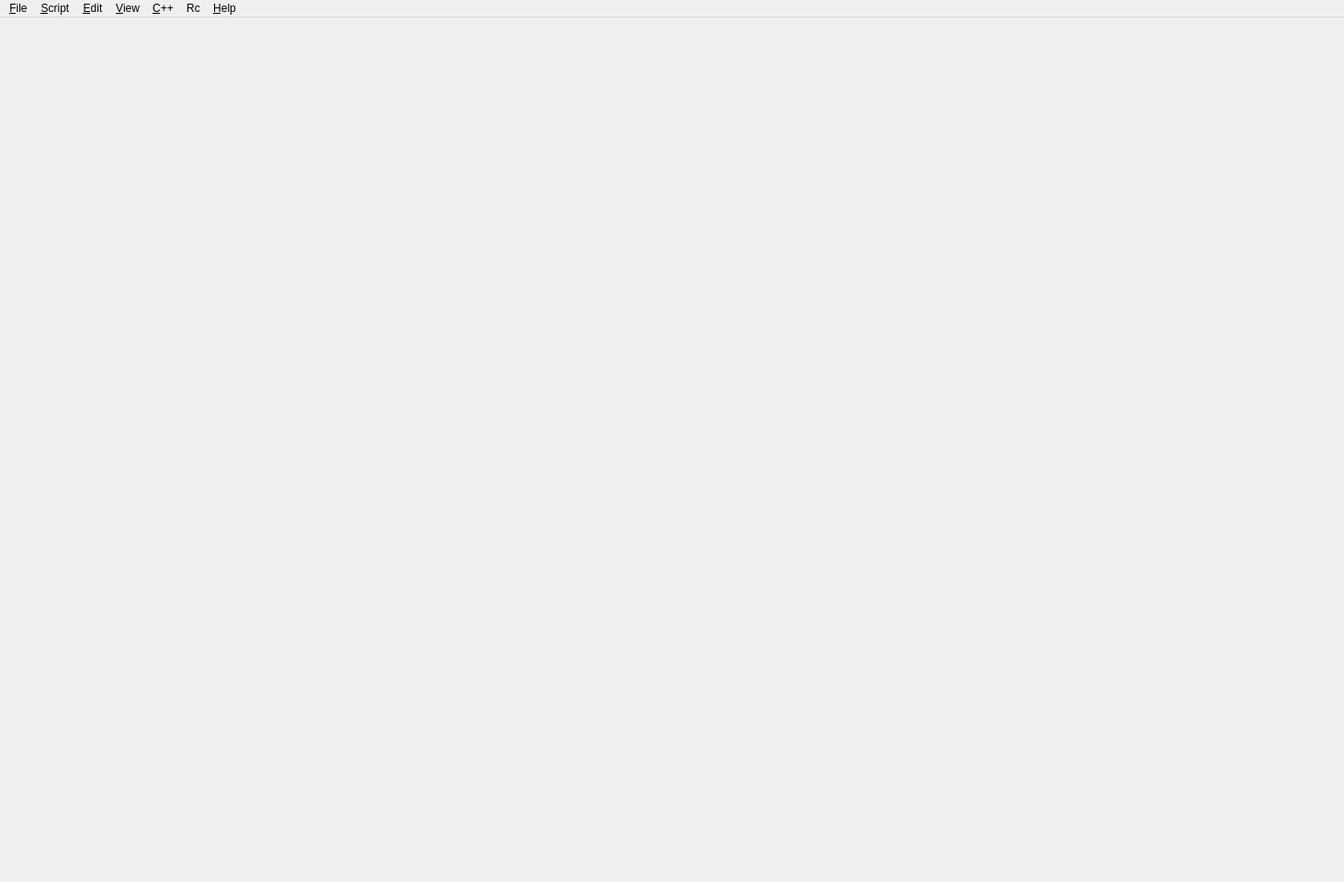
<?xml version="1.0" encoding="UTF-8"?>
<ui version="4.0">
 <class>Gui::MainWindow</class>
 <widget class="QMainWindow" name="Gui::MainWindow">
  <property name="geometry">
   <rect>
    <x>0</x>
    <y>0</y>
    <width>1463</width>
    <height>960</height>
   </rect>
  </property>
  <property name="windowTitle">
   <string>Knut</string>
  </property>
  <widget class="QWidget" name="centralwidget">
   <layout class="QVBoxLayout" name="verticalLayout">
    <property name="spacing">
     <number>0</number>
    </property>
    <property name="leftMargin">
     <number>0</number>
    </property>
    <property name="topMargin">
     <number>0</number>
    </property>
    <property name="rightMargin">
     <number>0</number>
    </property>
    <property name="bottomMargin">
     <number>0</number>
    </property>
    <item>
     <widget class="QTabWidget" name="tabWidget">
      <property name="documentMode">
       <bool>true</bool>
      </property>
     </widget>
    </item>
    <item>
     <widget class="Gui::FindWidget" name="findWidget" native="true"/>
    </item>
    <item>
     <widget class="Gui::APIExecutorWidget" name="apiExecutorWidget" native="true"/>
    </item>
   </layout>
  </widget>
  <widget class="QMenuBar" name="menubar">
   <property name="geometry">
    <rect>
     <x>0</x>
     <y>0</y>
     <width>1463</width>
     <height>24</height>
    </rect>
   </property>
   <widget class="QMenu" name="menu_File">
    <property name="title">
     <string>&amp;File</string>
    </property>
    <addaction name="actionOpen"/>
    <addaction name="actionRecentProjects"/>
    <addaction name="separator"/>
    <addaction name="actionSave"/>
    <addaction name="actionSaveAll"/>
    <addaction name="separator"/>
    <addaction name="actionCloseDocument"/>
    <addaction name="separator"/>
    <addaction name="actionShowPalette"/>
    <addaction name="actionOptions"/>
    <addaction name="separator"/>
    <addaction name="actionQuit"/>
   </widget>
   <widget class="QMenu" name="menu_Rc">
    <property name="title">
     <string>Rc</string>
    </property>
    <addaction name="actionCreateQrc"/>
    <addaction name="actionCreateUi"/>
   </widget>
   <widget class="QMenu" name="menuC">
    <property name="title">
     <string>&amp;C++</string>
    </property>
    <addaction name="actionSwitchHeaderSource"/>
    <addaction name="actionFollowSymbol"/>
    <addaction name="actionSwitchDeclDef"/>
    <addaction name="separator"/>
    <addaction name="actionCommentSelection"/>
    <addaction name="actionToggleSection"/>
    <addaction name="separator"/>
    <addaction name="actionGotoBlockStart"/>
    <addaction name="actionGotoBlockEnd"/>
    <addaction name="actionSelectToBlockStart"/>
    <addaction name="actionSelectToBlockEnd"/>
    <addaction name="separator"/>
    <addaction name="actionSelectBlockUp"/>
    <addaction name="actionDeleteMethod"/>
    <addaction name="actionTreeSitterInspector"/>
   </widget>
   <widget class="QMenu" name="menuEdit">
    <property name="title">
     <string>&amp;Edit</string>
    </property>
    <addaction name="actionUndo"/>
    <addaction name="actionRedo"/>
    <addaction name="separator"/>
    <addaction name="actionSelectAll"/>
    <addaction name="separator"/>
    <addaction name="actionFind"/>
    <addaction name="actionReplace"/>
    <addaction name="actionFindNext"/>
    <addaction name="actionFindPrevious"/>
    <addaction name="separator"/>
    <addaction name="actionToggleMark"/>
    <addaction name="actionGotoMark"/>
    <addaction name="actionSelectToMark"/>
    <addaction name="separator"/>
    <addaction name="actionDeleteLine"/>
   </widget>
   <widget class="QMenu" name="menu_View">
    <property name="title">
     <string>&amp;View</string>
    </property>
    <addaction name="actionCommandPalette"/>
    <addaction name="separator"/>
   </widget>
   <widget class="QMenu" name="menu_Help">
    <property name="title">
     <string>&amp;Help</string>
    </property>
    <addaction name="actionAboutKnut"/>
    <addaction name="actionAboutQt"/>
   </widget>
   <widget class="QMenu" name="menu_Script">
    <property name="title">
     <string>&amp;Script</string>
    </property>
    <addaction name="actionRunScript"/>
    <addaction name="separator"/>
    <addaction name="actionStartRecordingScript"/>
    <addaction name="actionStopRecordingScript"/>
    <addaction name="actionPlayLastScript"/>
    <addaction name="actionExecuteAPI"/>
   </widget>
   <addaction name="menu_File"/>
   <addaction name="menu_Script"/>
   <addaction name="menuEdit"/>
   <addaction name="menu_View"/>
   <addaction name="menuC"/>
   <addaction name="menu_Rc"/>
   <addaction name="menu_Help"/>
  </widget>
  <action name="actionQuit">
   <property name="text">
    <string>&amp;Quit</string>
   </property>
   <property name="shortcut">
    <string>Ctrl+Q</string>
   </property>
  </action>
  <action name="actionOpen">
   <property name="text">
    <string>&amp;Open Project...</string>
   </property>
   <property name="shortcut">
    <string>Ctrl+O</string>
   </property>
  </action>
  <action name="actionRecentProjects">
   <property name="text">
    <string>Recent &amp;Projects</string>
   </property>
  </action>
  <action name="actionCreateQrc">
   <property name="text">
    <string>Create Qrc...</string>
   </property>
  </action>
  <action name="actionCreateUi">
   <property name="text">
    <string>Create Ui...</string>
   </property>
  </action>
  <action name="actionRunScript">
   <property name="text">
    <string>&amp;Run Script...</string>
   </property>
   <property name="shortcut">
    <string>Ctrl+R</string>
   </property>
  </action>
  <action name="actionOptions">
   <property name="text">
    <string>Options...</string>
   </property>
   <property name="shortcut">
    <string>Ctrl+,</string>
   </property>
  </action>
  <action name="actionSave">
   <property name="text">
    <string>Save</string>
   </property>
   <property name="shortcut">
    <string>Ctrl+S</string>
   </property>
  </action>
  <action name="actionSaveAll">
   <property name="text">
    <string>Save All</string>
   </property>
  </action>
  <action name="actionShowPalette">
   <property name="text">
    <string>Show Palette...</string>
   </property>
   <property name="shortcut">
    <string>Ctrl+P</string>
   </property>
  </action>
  <action name="actionCloseDocument">
   <property name="text">
    <string>Close Document</string>
   </property>
   <property name="shortcut">
    <string>Ctrl+W</string>
   </property>
  </action>
  <action name="actionSwitchHeaderSource">
   <property name="text">
    <string>Switch Header/Source</string>
   </property>
   <property name="shortcut">
    <string>F4</string>
   </property>
  </action>
  <action name="actionFollowSymbol">
   <property name="text">
    <string>Follow Symbol</string>
   </property>
   <property name="shortcut">
    <string>F2</string>
   </property>
  </action>
  <action name="actionSwitchDeclDef">
   <property name="text">
    <string>Switch Function Declaration/Definition</string>
   </property>
   <property name="shortcut">
    <string>Shift+F2</string>
   </property>
  </action>
  <action name="actionFind">
   <property name="text">
    <string>Find...</string>
   </property>
   <property name="shortcut">
    <string>Ctrl+F</string>
   </property>
  </action>
  <action name="actionReplace">
   <property name="text">
    <string>Replace...</string>
   </property>
   <property name="shortcut">
    <string>Ctrl+H</string>
   </property>
  </action>
  <action name="actionReturnToEditor">
   <property name="text">
    <string>Return to Editor</string>
   </property>
   <property name="shortcut">
    <string>Esc</string>
   </property>
  </action>
  <action name="actionFindNext">
   <property name="text">
    <string>Find Next</string>
   </property>
   <property name="shortcut">
    <string>F3</string>
   </property>
  </action>
  <action name="actionFindPrevious">
   <property name="text">
    <string>Find Previous</string>
   </property>
   <property name="shortcut">
    <string>Shift+F3</string>
   </property>
  </action>
  <action name="actionGotoBlockStart">
   <property name="text">
    <string>Go to Block Start</string>
   </property>
   <property name="shortcut">
    <string>Ctrl+[</string>
   </property>
  </action>
  <action name="actionGotoBlockEnd">
   <property name="text">
    <string>Go to Block End</string>
   </property>
   <property name="shortcut">
    <string>Ctrl+]</string>
   </property>
  </action>
  <action name="actionCommentSelection">
   <property name="text">
    <string>Comment Selection</string>
   </property>
   <property name="shortcut">
    <string>Ctrl+/</string>
   </property>
  </action>
  <action name="actionSelectToBlockStart">
   <property name="text">
    <string>Select to Block Start</string>
   </property>
   <property name="shortcut">
    <string>Ctrl+Shift+[</string>
   </property>
  </action>
  <action name="actionSelectToBlockEnd">
   <property name="text">
    <string>Select to Block End</string>
   </property>
   <property name="shortcut">
    <string>Ctrl+Shift+]</string>
   </property>
  </action>
  <action name="actionToggleMark">
   <property name="text">
    <string>Toggle Mark</string>
   </property>
   <property name="shortcut">
    <string>Ctrl+M</string>
   </property>
  </action>
  <action name="actionGotoMark">
   <property name="text">
    <string>Go to Mark</string>
   </property>
   <property name="shortcut">
    <string>Ctrl+Up</string>
   </property>
  </action>
  <action name="actionSelectToMark">
   <property name="text">
    <string>Select to Mark</string>
   </property>
   <property name="shortcut">
    <string>Ctrl+Down</string>
   </property>
  </action>
  <action name="actionAboutKnut">
   <property name="text">
    <string>About Knut</string>
   </property>
  </action>
  <action name="actionAboutQt">
   <property name="text">
    <string>About Qt</string>
   </property>
  </action>
  <action name="actionStartRecordingScript">
   <property name="text">
    <string>Record Script</string>
   </property>
   <property name="toolTip">
    <string>Start Recording Script</string>
   </property>
   <property name="shortcut">
    <string>Alt+[</string>
   </property>
  </action>
  <action name="actionStopRecordingScript">
   <property name="text">
    <string>Stop Recording Script</string>
   </property>
   <property name="shortcut">
    <string>Alt+]</string>
   </property>
  </action>
  <action name="actionPlayLastScript">
   <property name="text">
    <string>Play Last Script</string>
   </property>
   <property name="shortcut">
    <string>Alt+R</string>
   </property>
  </action>
  <action name="actionToggleSection">
   <property name="text">
    <string>Toggle Section</string>
   </property>
   <property name="shortcut">
    <string>Ctrl+Shift+/</string>
   </property>
  </action>
  <action name="actionSelectAll">
   <property name="text">
    <string>Select &amp;All</string>
   </property>
   <property name="shortcut">
    <string>Ctrl+A</string>
   </property>
  </action>
  <action name="actionDeleteLine">
   <property name="text">
    <string>Delete Line</string>
   </property>
   <property name="shortcut">
    <string>Ctrl+Shift+Backspace</string>
   </property>
  </action>
  <action name="actionUndo">
   <property name="text">
    <string>Undo</string>
   </property>
  </action>
  <action name="actionRedo">
   <property name="text">
    <string>Redo</string>
   </property>
  </action>
  <action name="actionCommandPalette">
   <property name="text">
    <string>Command Palette...</string>
   </property>
   <property name="shortcut">
    <string>Ctrl+Shift+P</string>
   </property>
  </action>
  <action name="actionDeleteMethod">
   <property name="text">
    <string>Delete Method</string>
   </property>
  </action>
  <action name="actionGotoPreviousInHistory">
   <property name="text">
    <string>Go to Previous in History</string>
   </property>
   <property name="shortcut">
    <string>Ctrl+Tab</string>
   </property>
  </action>
  <action name="actionSelectBlockUp">
   <property name="text">
    <string>Select Block Up</string>
   </property>
   <property name="shortcut">
    <string>Ctrl+U</string>
   </property>
  </action>
  <action name="actionTreeSitterInspector">
   <property name="text">
    <string>TreeSitter Inspector</string>
   </property>
   <property name="toolTip">
    <string>Inspect AST and prototype transformations</string>
   </property>
  </action>
  <action name="actionExecuteAPI">
   <property name="text">
    <string>Execute Function...</string>
   </property>
   <property name="toolTip">
    <string>Execute Function...</string>
   </property>
   <property name="shortcut">
    <string>Ctrl+Shift+R</string>
   </property>
  </action>
 </widget>
 <customwidgets>
  <customwidget>
   <class>Gui::FindWidget</class>
   <extends>QWidget</extends>
   <header>findwidget.h</header>
   <container>1</container>
  </customwidget>
  <customwidget>
   <class>Gui::APIExecutorWidget</class>
   <extends>QWidget</extends>
   <header>apiexecutorwidget.h</header>
   <container>1</container>
  </customwidget>
 </customwidgets>
 <resources/>
 <connections/>
</ui>
